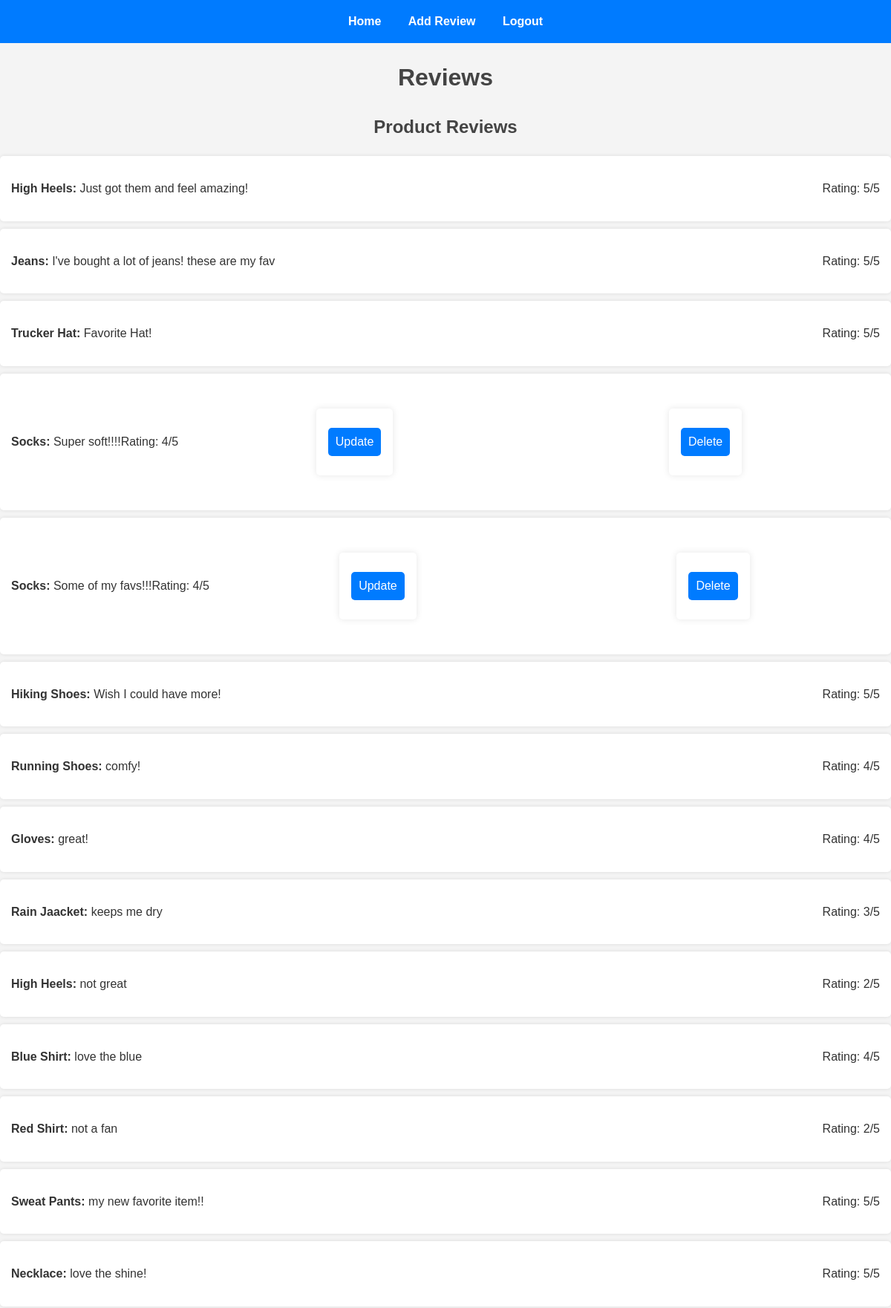
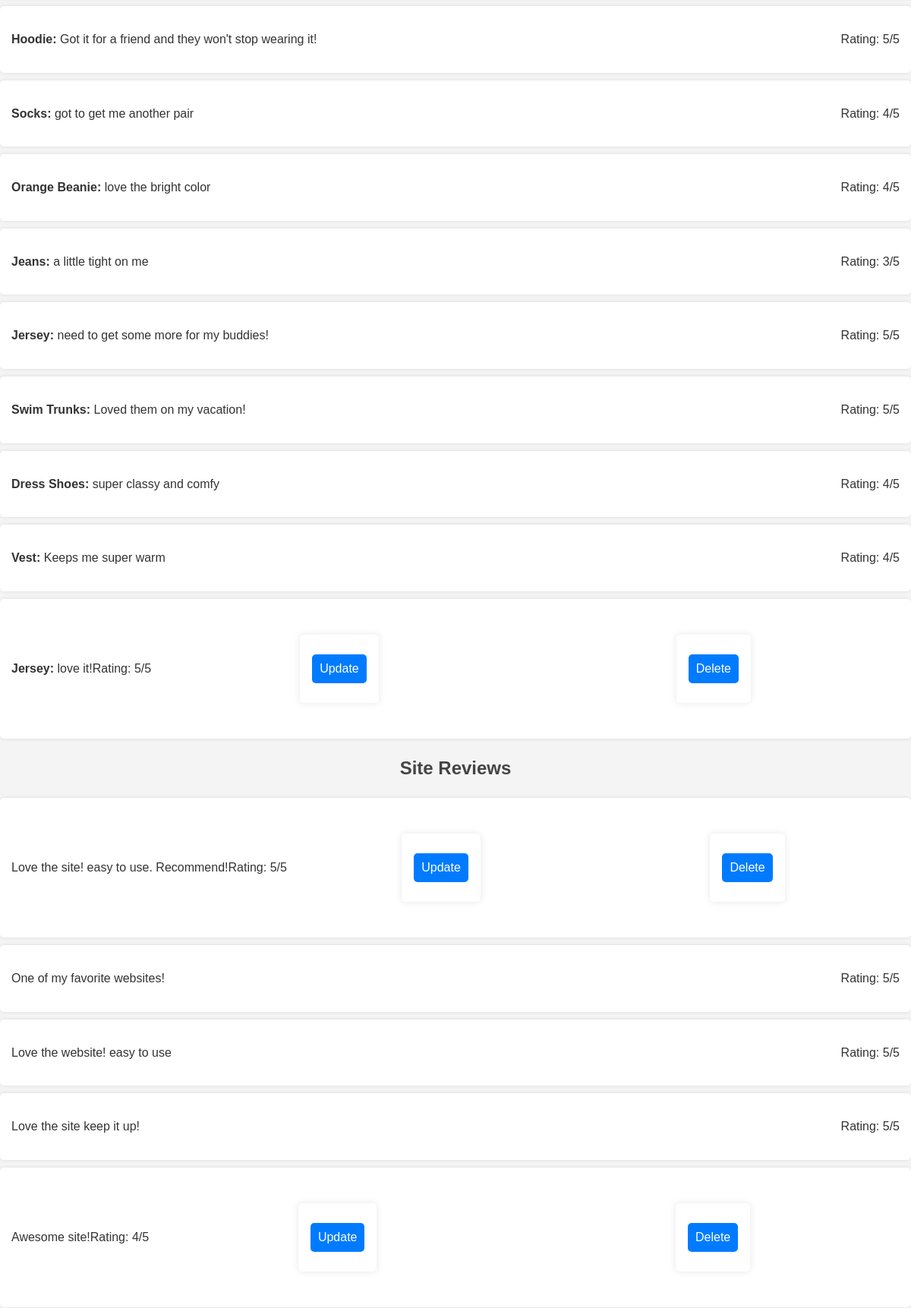
The page /view_reviews.php (signed in, upper part) on the database its author committed (2 pictures, top to bottom).
### tables this page shows
CREATE TABLE `REVIEWS_PRODUCT` (
  `reviewId` int NOT NULL,
  `userId` int NOT NULL,
  `productId` int NOT NULL,
  `reviewText` text NOT NULL,
  `rating` int DEFAULT NULL,
  `reviewDate` timestamp NULL DEFAULT CURRENT_TIMESTAMP
);

CREATE TABLE `PRODUCTS` (
  `productId` int NOT NULL,
  `productName` varchar(200) NOT NULL,
  `productDescription` text,
  `productImage` varchar(255) DEFAULT NULL,
  `price` decimal(10,2) NOT NULL,
  `inventory` int DEFAULT '0',
  `isFeatured` tinyint(1) DEFAULT '0'
);

CREATE TABLE `REVIEWS_SITE` (
  `reviewId` int NOT NULL,
  `userId` int NOT NULL,
  `reviewText` text NOT NULL,
  `rating` int DEFAULT NULL,
  `reviewDate` timestamp NULL DEFAULT CURRENT_TIMESTAMP
);

### view_reviews.php (the view, shortened to what this page needs)
<?php
require_once 'dbinfo.php';
$userId = $_SESSION['userId'];
$productReviews = $conn->query("SELECT REVIEWS_PRODUCT.reviewId, REVIEWS_PRODUCT.reviewText, REVIEWS_PRODUCT.rating,
    PRODUCTS.productName, REVIEWS_PRODUCT.userId
    FROM REVIEWS_PRODUCT
    JOIN PRODUCTS ON REVIEWS_PRODUCT.productId = PRODUCTS.productId");
$siteReviews = $conn->query("SELECT reviewId, reviewText, rating, userId FROM REVIEWS_SITE");
?>
<html>
<head>
    <link rel="stylesheet" href="styles.css">
</head>
<body>
    <div class="navbar">
        <a href="home.php">Home</a>
        <a href="add_review.php">Add Review</a>
        <a href="logout.php">Logout</a>
    </div>
    <h1>Reviews</h1>
    <h2>Product Reviews</h2>
    <ul>
        <?php while ($review = $productReviews->fetch_assoc()): ?>
            <li>
                <p><strong><?php echo htmlspecialchars($review['productName']); ?>:</strong> <?php echo htmlspecialchars($review['reviewText']); ?></p>
                <p>Rating: <?php echo htmlspecialchars($review['rating']); ?>/5</p>
                <?php if ($review['userId'] == $userId): ?>
                    <form method="POST" action="update_review.php" style="display:inline;">
                        <button type="submit">Update</button>
                    </form>
                    <form method="POST" style="display:inline;">
                        <button type="submit" onclick="return confirm('Are you sure you want to delete this review?');">Delete</button>
                    </form>
                <?php endif; ?>
            </li>
        <?php endwhile; ?>
    </ul>
    <h2>Site Reviews</h2>
    <ul>
        <?php while ($review = $siteReviews->fetch_assoc()): ?>
            <li>
                <p><?php echo htmlspecialchars($review['reviewText']); ?></p>
                <p>Rating: <?php echo htmlspecialchars($review['rating']); ?>/5</p>
                <?php if ($review['userId'] == $userId): ?>
                    <form method="POST" action="update_review.php" style="display:inline;">
                        <button type="submit">Update</button>
                    </form>
                    <form method="POST" style="display:inline;">
                        <button type="submit" onclick="return confirm('Are you sure you want to delete this review?');">Delete</button>
                    </form>
                <?php endif; ?>
            </li>
        <?php endwhile; ?>
    </ul>
</body>
</html>

### styles.css (style rules this page uses)
body { font-family: Arial, sans-serif; margin: 0; padding: 0; background-color: #f4f4f4; color: #333; line-height: 1.6; }
h1, h2 { color: #444; text-align: center; }
a { color: #007BFF; text-decoration: none; }
.navbar { background-color: #007BFF; padding: 1rem; text-align: center; }
.navbar a { color: #fff; margin: 0 1rem; font-weight: bold; }
form { max-width: 500px; margin: 2rem auto; padding: 1rem; background: #fff; border-radius: 5px; box-shadow: 0 0 10px rgba(0, 0, 0, 0.1); }
form input, form textarea, form button { width: 100%; padding: 10px; margin: 10px 0; border: 1px solid #ccc; border-radius: 5px; font-size: 1rem; }
form button { background: #007BFF; color: #fff; border: none; cursor: pointer; }
button { padding: 10px 15px; background: #007BFF; color: #fff; border: none; border-radius: 5px; cursor: pointer; }
ul { list-style: none; padding: 0; margin: 0; }
ul li { background: #fff; margin: 10px 0; padding: 15px; border-radius: 5px; box-shadow: 0 0 5px rgba(0, 0, 0, 0.1); display: flex; align-items: center; justify-content: space-between; }

### rows shown on the page
reviews_product: productId.productName "High Heels", reviewText "Just got them and feel amazing!", rating "5"
reviews_product: productId.productName "Jeans", reviewText "I've bought a lot of jeans! these are my fav", rating "5"
reviews_product: productId.productName "Trucker Hat", reviewText "Favorite Hat!", rating "5"
reviews_product: productId.productName "Socks", reviewText "Super soft!!!!", rating "4"
reviews_product: productId.productName "Socks", reviewText "Some of my favs!!!", rating "4"
reviews_product: productId.productName "Hiking Shoes", reviewText "Wish I could have more!", rating "5"
reviews_product: productId.productName "Running Shoes", reviewText "comfy!", rating "4"
reviews_product: productId.productName "Gloves", reviewText "great!", rating "4"
reviews_product: productId.productName "Rain Jaacket", reviewText "keeps me dry", rating "3"
reviews_product: productId.productName "High Heels", reviewText "not great", rating "2"
reviews_product: productId.productName "Blue Shirt", reviewText "love the blue", rating "4"
reviews_product: productId.productName "Red Shirt", reviewText "not a fan", rating "2"
reviews_product: productId.productName "Sweat Pants", reviewText "my new favorite item!!", rating "5"
reviews_product: productId.productName "Necklace", reviewText "love the shine!", rating "5"
reviews_product: productId.productName "Hoodie", reviewText "Got it for a friend and they won't stop wearing it!", rating "5"
reviews_product: productId.productName "Socks", reviewText "got to get me another pair", rating "4"
reviews_product: productId.productName "Orange Beanie", reviewText "love the bright color", rating "4"
reviews_product: productId.productName "Jeans", reviewText "a little tight on me", rating "3"
reviews_product: productId.productName "Jersey", reviewText "need to get some more for my buddies!", rating "5"
reviews_product: productId.productName "Swim Trunks", reviewText "Loved them on my vacation!", rating "5"
reviews_product: productId.productName "Dress Shoes", reviewText "super classy and comfy", rating "4"
reviews_product: productId.productName "Vest", reviewText "Keeps me super warm", rating "4"
reviews_product: productId.productName "Jersey", reviewText "love it!", rating "5"
reviews_site: reviewText "Love the site! easy to use. Recommend!", rating "5"
reviews_site: reviewText "One of my favorite websites!", rating "5"
reviews_site: reviewText "Love the website! easy to use", rating "5"
reviews_site: reviewText "Love the site keep it up!", rating "5"
reviews_site: reviewText "Awesome site!", rating "4"
